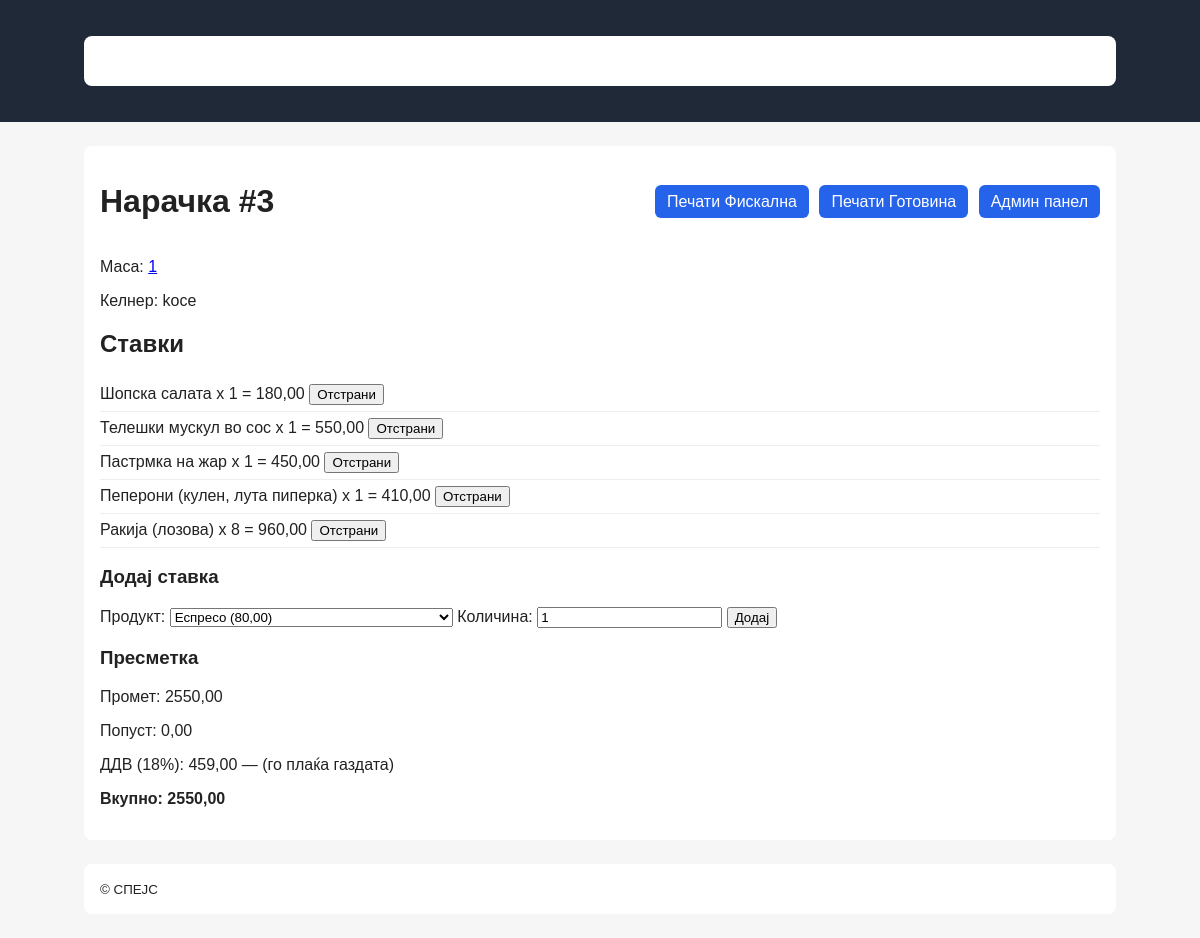
Page /order/3/ (signed in) on the committed database.
### orders/models.py (models this page shows, shortened)
class Order(models.Model):
    STATUS_CHOICES = [
        ('PENDING', 'Во подготовка'),
        ('SERVED', 'Послужено'),
        ('PAID', 'Платено'),
    ]
    table_number = models.PositiveIntegerField()
    waiter = models.ForeignKey(User, on_delete=models.CASCADE, related_name='orders')
    status = models.CharField(max_length=10, choices=STATUS_CHOICES, default='PENDING')
    discount_percent = models.DecimalField(max_digits=5, decimal_places=2, default=0.00)
    created_at = models.DateTimeField(auto_now_add=True)
    updated_at = models.DateTimeField(auto_now=True)

class OrderItem(models.Model):
    order = models.ForeignKey(Order, related_name='items', on_delete=models.CASCADE)
    product = models.ForeignKey(Product, on_delete=models.PROTECT)
    quantity = models.PositiveIntegerField(default=1)
    @property
    def total_item_price(self):
        return self.product.price * self.quantity

class Product(models.Model):
    name = models.CharField(max_length=100)
    category = models.ForeignKey(Category, on_delete=models.SET_NULL, null=True)
    price = models.DecimalField(max_digits=10, decimal_places=2)

### orders/views.py (the view)
# urls.py: path('order/<int:order_id>/', views.order_detail, name='order_detail'),
@login_required
def order_detail(request, order_id):
    order = get_object_or_404(Order, pk=order_id)
    bill_data = get_full_bill_data(order)
    products = Product.objects.all()
    context = {
        'order': order,
        'items': order.items.all(),
        'products': products,
        **bill_data # Ги додава subtotal, tax_amount и final_total во контекстот
    }
    return render(request, 'orders/order_detail.html', context)

### orders/logic.py (called while the page is built)
def calculate_subtotal(order_items):
    totals = (item.product.price * item.quantity for item in order_items)
    return sum(totals, Decimal('0.00'))

def calculate_tax(amount, tax_rate=Decimal('0.18')):
    if not isinstance(tax_rate, Decimal):
        tax_rate = Decimal(str(tax_rate))
    return (amount * tax_rate).quantize(Decimal('0.01'))

def apply_discount(amount, discount_percentage):
    if not discount_percentage:
        return amount
    discount = Decimal(discount_percentage)
    return (amount * (Decimal('1') - (discount / Decimal('100')))).quantize(Decimal('0.01'))

def get_full_bill_data(order):
    TAX_RATE = Decimal('0.18')  # 18% стандардна стапка во Македонија
    items = list(order.items.all())
    subtotal = calculate_subtotal(items)
    with_discount = apply_discount(subtotal, order.discount_percent)
    tax_amount = calculate_tax(with_discount, TAX_RATE)
    final_total = with_discount  # Гостите плаќаат нето (без ДДВ)
    return {
        'subtotal': subtotal,
        'discount_applied': (subtotal - with_discount).quantize(Decimal('0.01')),
        'tax_amount': tax_amount,
        'final_total': final_total,
        'tax_percent': int((TAX_RATE * Decimal('100')).to_integral_value()),
    }

### templates/orders/order_detail.html (shortened to what this page needs)
{% extends 'base.html' %}
{% block content %}
  <div class="order-header">
    <h1>Нарачка #{{ order.id }}</h1>
    <div class="order-actions">
      <a class="btn" href="{% url 'print_fiscal' order.id %}">Печати Фискална</a>
      <a class="btn" href="{% url 'print_cash' order.id %}">Печати Готовина</a>
      {% if user.is_staff %}
        <a class="btn btn-admin" href="{% url 'admin_dashboard' %}">Админ панел</a>
      {% endif %}
    </div>
  </div>
  <p>Маса: <a href="{% url 'table_view' order.table_number %}">{{ order.table_number }}</a></p>
  <p>Келнер: {{ order.waiter.username }}</p>
  <div class="items">
    <h2>Ставки</h2>
    {% if items %}
      <ul>
        {% for item in items %}
          <li>{{ item.product.name }} x {{ item.quantity }} = {{ item.total_item_price }}
              {% if user.is_staff %}
                <form method="post" action="{% url 'remove_item' order.id item.id %}" style="display:inline">
                  <button type="submit">Отстрани</button>
                </form>
              {% endif %}
          </li>
        {% endfor %}
      </ul>
    {% else %}
      <p>Нема ставки.</p>
    {% endif %}
  </div>
  <div class="add-item">
    <h3>Додај ставка</h3>
    <form method="post" action="{% url 'add_item' order.id %}">
      <label for="product">Продукт:</label>
      <select id="product" name="product_id">
        {% for p in products %}
          <option value="{{ p.id }}">{{ p.name }} ({{ p.price }})</option>
        {% endfor %}
      </select>
      <label for="quantity">Количина:</label>
      <input id="quantity" name="quantity" type="number" min="1" value="1">
      <button type="submit">Додај</button>
    </form>
  </div>
  <div class="bill">
    <h3>Пресметка</h3>
    <p>Промет: {{ subtotal }}</p>
    <p>Попуст: {{ discount_applied }}</p>
    <p>ДДВ ({{ tax_percent }}%): {{ tax_amount }} — (го плаќа газдата)</p>
    <p><strong>Вкупно: {{ final_total }}</strong></p>
  </div>
{% endblock %}

### templates/base.html (shortened to what this page needs)
<!DOCTYPE html>
<html lang="mk">
<head>
  <link rel="stylesheet" href="/static/styles.css">
</head>
<body>
  <header>
    <nav class="container">
      <a href="/">СПЕЈС</a>
      {% if user.is_authenticated %}
        Здраво, {{ user.username }} | <a href="{% url 'logout' %}">Одјави се</a>
      {% else %}
        <a href="{% url 'login' %}">Најави се</a>
      {% endif %}
    </nav>
  </header>
  <main class="container">
    {% block content %}{% endblock %}
  </main>
  <footer class="container">
    <small>&copy; СПЕЈС</small>
  </footer>
</body>
</html>

### templates/styles.css (style rules this page uses)
body { font-family:Arial,Helvetica,sans-serif;margin:0;padding:0;background:#f6f6f6;color:#222 }
header { background:#1f2937;color:#fff;padding:12px 20px }
header nav a { color:#fff;margin-right:10px;text-decoration:none }
.container { max-width:1000px;margin:24px auto;padding:16px;background:#fff;border-radius:8px }
.order-header { display:flex;justify-content:space-between;align-items:center }
.order-actions .btn { background:#2563eb;color:#fff;padding:8px 12px;border-radius:6px;text-decoration:none;margin-left:6px }
.btn-admin { background:#ef4444 }
.items ul { list-style-type:none;padding:0 }
.items li { padding:6px 0;border-bottom:1px solid #eee }
.add-item form, .bill { margin-top:12px }

### rows in the picture
Order: id "3", table_number "1", waiter.username "koce"
OrderItem: product.name "Шопска салата", quantity "1", total_item_price "180,00"
OrderItem: product.name "Телешки мускул во сос", quantity "1", total_item_price "550,00"
OrderItem: product.name "Пастрмка на жар", quantity "1", total_item_price "450,00"
OrderItem: product.name "Пеперони (кулен, лута пиперка)", quantity "1", total_item_price "410,00"
OrderItem: product.name "Ракија (лозова)", quantity "8", total_item_price "960,00"

### other values in the picture
{{ subtotal }} "2550,00"
{{ discount_applied }} "0,00"
{{ tax_percent }} "18"
{{ tax_amount }} "459,00"
{{ final_total }} "2550,00"
form field product_id "Еспресо (80,00)"
